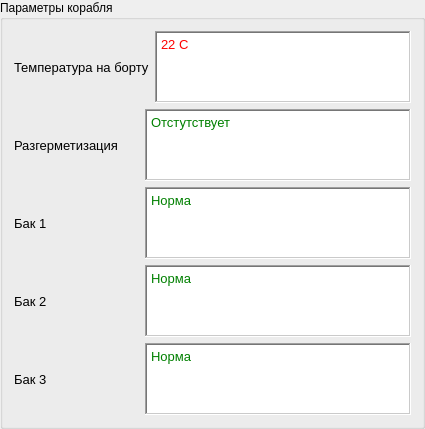
             <widget class="QGroupBox" name="groupBox_4">
              <property name="sizePolicy">
               <sizepolicy hsizetype="Preferred" vsizetype="Preferred">
                <horstretch>0</horstretch>
                <verstretch>0</verstretch>
               </sizepolicy>
              </property>
              <property name="maximumSize">
               <size>
                <width>16777215</width>
                <height>181</height>
               </size>
              </property>
              <property name="title">
               <string>Параметры корабля</string>
              </property>
              <layout class="QVBoxLayout" name="verticalLayout_13">
               <item>
                <layout class="QHBoxLayout" name="horizontalLayout_14">
                 <item>
                  <widget class="QLabel" name="label_6">
                   <property name="sizePolicy">
                    <sizepolicy hsizetype="Preferred" vsizetype="Preferred">
                     <horstretch>0</horstretch>
                     <verstretch>0</verstretch>
                    </sizepolicy>
                   </property>
                   <property name="minimumSize">
                    <size>
                     <width>125</width>
                     <height>0</height>
                    </size>
                   </property>
                   <property name="font">
                    <font>
                     <pointsize>10</pointsize>
                     <kerning>true</kerning>
                    </font>
                   </property>
                   <property name="text">
                    <string>Температура на борту</string>
                   </property>
                  </widget>
                 </item>
                 <item>
                  <widget class="QTextEdit" name="textEdit_2">
                   <property name="enabled">
                    <bool>true</bool>
                   </property>
                   <property name="font">
                    <font>
                     <pointsize>10</pointsize>
                    </font>
                   </property>
                   <property name="frameShape">
                    <enum>QFrame::WinPanel</enum>
                   </property>
                   <property name="html">
                    <string>&lt;!DOCTYPE HTML PUBLIC &quot;-//W3C//DTD HTML 4.0//EN&quot; &quot;http://www.w3.org/TR/REC-html40/strict.dtd&quot;&gt;
&lt;html&gt;&lt;head&gt;&lt;meta name=&quot;qrichtext&quot; content=&quot;1&quot; /&gt;&lt;meta charset=&quot;utf-8&quot; /&gt;&lt;style type=&quot;text/css&quot;&gt;
p, li { white-space: pre-wrap; }
hr { height: 1px; border-width: 0; }
li.unchecked::marker { content: &quot;\2610&quot;; }
li.checked::marker { content: &quot;\2612&quot;; }
&lt;/style&gt;&lt;/head&gt;&lt;body style=&quot; font-family:'.AppleSystemUIFont'; font-size:10pt; font-weight:400; font-style:normal;&quot;&gt;
&lt;p style=&quot; margin-top:0px; margin-bottom:0px; margin-left:0px; margin-right:0px; -qt-block-indent:0; text-indent:0px;&quot;&gt;&lt;span style=&quot; color:#ff0000;&quot;&gt;22 C&lt;/span&gt;&lt;/p&gt;&lt;/body&gt;&lt;/html&gt;</string>
                   </property>
                   <property name="textInteractionFlags">
                    <set>Qt::NoTextInteraction</set>
                   </property>
                  </widget>
                 </item>
                </layout>
               </item>
               <item>
                <layout class="QHBoxLayout" name="horizontalLayout_15">
                 <item>
                  <widget class="QLabel" name="label_7">
                   <property name="sizePolicy">
                    <sizepolicy hsizetype="Preferred" vsizetype="Preferred">
                     <horstretch>0</horstretch>
                     <verstretch>0</verstretch>
                    </sizepolicy>
                   </property>
                   <property name="minimumSize">
                    <size>
                     <width>125</width>
                     <height>0</height>
                    </size>
                   </property>
                   <property name="font">
                    <font>
                     <pointsize>10</pointsize>
                    </font>
                   </property>
                   <property name="text">
                    <string>Разгерметизация</string>
                   </property>
                  </widget>
                 </item>
                 <item>
                  <widget class="QTextEdit" name="textEdit_3">
                   <property name="frameShape">
                    <enum>QFrame::WinPanel</enum>
                   </property>
                   <property name="html">
                    <string>&lt;!DOCTYPE HTML PUBLIC &quot;-//W3C//DTD HTML 4.0//EN&quot; &quot;http://www.w3.org/TR/REC-html40/strict.dtd&quot;&gt;
&lt;html&gt;&lt;head&gt;&lt;meta name=&quot;qrichtext&quot; content=&quot;1&quot; /&gt;&lt;meta charset=&quot;utf-8&quot; /&gt;&lt;style type=&quot;text/css&quot;&gt;
p, li { white-space: pre-wrap; }
hr { height: 1px; border-width: 0; }
li.unchecked::marker { content: &quot;\2610&quot;; }
li.checked::marker { content: &quot;\2612&quot;; }
&lt;/style&gt;&lt;/head&gt;&lt;body style=&quot; font-family:'.AppleSystemUIFont'; font-size:13pt; font-weight:400; font-style:normal;&quot;&gt;
&lt;p style=&quot; margin-top:0px; margin-bottom:0px; margin-left:0px; margin-right:0px; -qt-block-indent:0; text-indent:0px;&quot;&gt;&lt;span style=&quot; font-size:10pt; color:#008000;&quot;&gt;Отстутствует&lt;/span&gt;&lt;/p&gt;&lt;/body&gt;&lt;/html&gt;</string>
                   </property>
                  </widget>
                 </item>
                </layout>
               </item>
               <item>
                <layout class="QHBoxLayout" name="horizontalLayout_16">
                 <item>
                  <widget class="QLabel" name="label_8">
                   <property name="sizePolicy">
                    <sizepolicy hsizetype="Preferred" vsizetype="Preferred">
                     <horstretch>0</horstretch>
                     <verstretch>0</verstretch>
                    </sizepolicy>
                   </property>
                   <property name="minimumSize">
                    <size>
                     <width>125</width>
                     <height>0</height>
                    </size>
                   </property>
                   <property name="font">
                    <font>
                     <pointsize>10</pointsize>
                    </font>
                   </property>
                   <property name="text">
                    <string>Бак 1</string>
                   </property>
                  </widget>
                 </item>
                 <item>
                  <widget class="QTextEdit" name="textEdit_4">
                   <property name="frameShape">
                    <enum>QFrame::WinPanel</enum>
                   </property>
                   <property name="html">
                    <string>&lt;!DOCTYPE HTML PUBLIC &quot;-//W3C//DTD HTML 4.0//EN&quot; &quot;http://www.w3.org/TR/REC-html40/strict.dtd&quot;&gt;
&lt;html&gt;&lt;head&gt;&lt;meta name=&quot;qrichtext&quot; content=&quot;1&quot; /&gt;&lt;meta charset=&quot;utf-8&quot; /&gt;&lt;style type=&quot;text/css&quot;&gt;
p, li { white-space: pre-wrap; }
hr { height: 1px; border-width: 0; }
li.unchecked::marker { content: &quot;\2610&quot;; }
li.checked::marker { content: &quot;\2612&quot;; }
&lt;/style&gt;&lt;/head&gt;&lt;body style=&quot; font-family:'.AppleSystemUIFont'; font-size:13pt; font-weight:400; font-style:normal;&quot;&gt;
&lt;p style=&quot; margin-top:0px; margin-bottom:0px; margin-left:0px; margin-right:0px; -qt-block-indent:0; text-indent:0px;&quot;&gt;&lt;span style=&quot; font-size:10pt; color:#008000;&quot;&gt;Норма&lt;/span&gt;&lt;/p&gt;&lt;/body&gt;&lt;/html&gt;</string>
                   </property>
                  </widget>
                 </item>
                </layout>
               </item>
               <item>
                <layout class="QHBoxLayout" name="horizontalLayout_17">
                 <item>
                  <widget class="QLabel" name="label_9">
                   <property name="sizePolicy">
                    <sizepolicy hsizetype="Preferred" vsizetype="Preferred">
                     <horstretch>0</horstretch>
                     <verstretch>0</verstretch>
                    </sizepolicy>
                   </property>
                   <property name="minimumSize">
                    <size>
                     <width>125</width>
                     <height>0</height>
                    </size>
                   </property>
                   <property name="font">
                    <font>
                     <pointsize>10</pointsize>
                    </font>
                   </property>
                   <property name="text">
                    <string>Бак 2</string>
                   </property>
                  </widget>
                 </item>
                 <item>
                  <widget class="QTextEdit" name="textEdit_5">
                   <property name="frameShape">
                    <enum>QFrame::WinPanel</enum>
                   </property>
                   <property name="html">
                    <string>&lt;!DOCTYPE HTML PUBLIC &quot;-//W3C//DTD HTML 4.0//EN&quot; &quot;http://www.w3.org/TR/REC-html40/strict.dtd&quot;&gt;
&lt;html&gt;&lt;head&gt;&lt;meta name=&quot;qrichtext&quot; content=&quot;1&quot; /&gt;&lt;meta charset=&quot;utf-8&quot; /&gt;&lt;style type=&quot;text/css&quot;&gt;
p, li { white-space: pre-wrap; }
hr { height: 1px; border-width: 0; }
li.unchecked::marker { content: &quot;\2610&quot;; }
li.checked::marker { content: &quot;\2612&quot;; }
&lt;/style&gt;&lt;/head&gt;&lt;body style=&quot; font-family:'.AppleSystemUIFont'; font-size:13pt; font-weight:400; font-style:normal;&quot;&gt;
&lt;p style=&quot; margin-top:0px; margin-bottom:0px; margin-left:0px; margin-right:0px; -qt-block-indent:0; text-indent:0px;&quot;&gt;&lt;span style=&quot; font-size:10pt; color:#008000;&quot;&gt;Норма&lt;/span&gt;&lt;/p&gt;&lt;/body&gt;&lt;/html&gt;</string>
                   </property>
                  </widget>
                 </item>
                </layout>
               </item>
               <item>
                <layout class="QHBoxLayout" name="horizontalLayout_18">
                 <item>
                  <widget class="QLabel" name="label_10">
                   <property name="sizePolicy">
                    <sizepolicy hsizetype="Preferred" vsizetype="Preferred">
                     <horstretch>0</horstretch>
                     <verstretch>0</verstretch>
                    </sizepolicy>
                   </property>
                   <property name="minimumSize">
                    <size>
                     <width>125</width>
                     <height>0</height>
                    </size>
                   </property>
                   <property name="font">
                    <font>
                     <pointsize>10</pointsize>
                    </font>
                   </property>
                   <property name="text">
                    <string>Бак 3</string>
                   </property>
                  </widget>
                 </item>
                 <item>
                  <widget class="QTextEdit" name="textEdit_6">
                   <property name="frameShape">
                    <enum>QFrame::WinPanel</enum>
                   </property>
                   <property name="html">
                    <string>&lt;!DOCTYPE HTML PUBLIC &quot;-//W3C//DTD HTML 4.0//EN&quot; &quot;http://www.w3.org/TR/REC-html40/strict.dtd&quot;&gt;
&lt;html&gt;&lt;head&gt;&lt;meta name=&quot;qrichtext&quot; content=&quot;1&quot; /&gt;&lt;meta charset=&quot;utf-8&quot; /&gt;&lt;style type=&quot;text/css&quot;&gt;
p, li { white-space: pre-wrap; }
hr { height: 1px; border-width: 0; }
li.unchecked::marker { content: &quot;\2610&quot;; }
li.checked::marker { content: &quot;\2612&quot;; }
&lt;/style&gt;&lt;/head&gt;&lt;body style=&quot; font-family:'.AppleSystemUIFont'; font-size:13pt; font-weight:400; font-style:normal;&quot;&gt;
&lt;p style=&quot; margin-top:0px; margin-bottom:0px; margin-left:0px; margin-right:0px; -qt-block-indent:0; text-indent:0px;&quot;&gt;&lt;span style=&quot; font-size:10pt; color:#008000;&quot;&gt;Норма&lt;/span&gt;&lt;/p&gt;&lt;/body&gt;&lt;/html&gt;</string>
                   </property>
                  </widget>
                 </item>
                </layout>
               </item>
              </layout>
             </widget>
